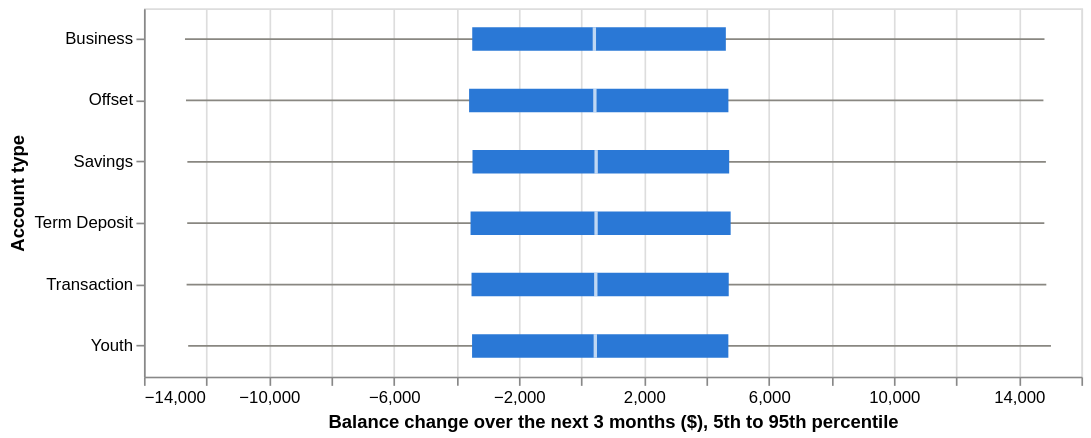

Here is the notebook cell this chart was saved with:
### Code cell
quantiles = (
    by_type.groupby("account_type")["future_change"]
    .quantile([0.05, 0.25, 0.5, 0.75, 0.95])
    .unstack()
    .reset_index()
)
quantiles.columns = ["account_type", "p05", "p25", "p50", "p75", "p95"]
base = alt.Chart(quantiles).encode(y=alt.Y("account_type:N", title="Account type"))
(
    base.mark_rule(color="#898781").encode(
        x=alt.X(
            "p05:Q",
            title=f"Balance change over the next {HORIZON} months ($), 5th to 95th percentile",
        ),
        x2="p95:Q",
    )
    + base.mark_bar(color="#2a78d6", height=14).encode(x="p25:Q", x2="p75:Q")
    + base.mark_tick(color="white", thickness=2, size=14).encode(x="p50:Q")
).properties(width=560, height=220)

### Figure 1 — Vega-Lite specification as saved in the notebook (floating-point values rounded to 4 significant figures)
{"config": {"view": {"continuousWidth": 300, "continuousHeight": 300}}, "layer": [{"mark": {"type": "rule", "color": "#898781"}, "encoding": {"x": {"field": "p05", "title": "Balance change over the next 3 months ($), 5th to 95th percentile", "type": "quantitative"}, "x2": {"field": "p95"}, "y": {"field": "account_type", "title": "Account type", "type": "nominal"}}}, {"mark": {"type": "bar", "color": "#2a78d6", "height": 14}, "encoding": {"x": {"field": "p25", "type": "quantitative"}, "x2": {"field": "p75"}, "y": {"field": "account_type", "title": "Account type", "type": "nominal"}}}, {"mark": {"type": "tick", "color": "white", "size": 14, "thickness": 2}, "encoding": {"x": {"field": "p50", "type": "quantitative"}, "y": {"field": "account_type", "title": "Account type", "type": "nominal"}}}], "data": {"name": "data-a3dd310658e485f44241138a24c2be76"}, "height": 220, "width": 560, "$schema": "https://vega.github.io/schema/vega-lite/v5.20.1.json", "datasets": {"data-a3dd310658e485f44241138a24c2be76": [{"account_type": "Business", "p05": -12690.0, "p25": -3495.0, "p50": 413.7, "p75": 4621.0, "p95": 14820.0}, {"account_type": "Offset", "p05": -12660.0, "p25": -3595.0, "p50": 430.6, "p75": 4703.0, "p95": 14780.0}, {"account_type": "Savings", "p05": -12610.0, "p25": -3486.0, "p50": 470.7, "p75": 4728.0, "p95": 14860.0}, {"account_type": "Term Deposit", "p05": -12620.0, "p25": -3549.0, "p50": 468.2, "p75": 4776.0, "p95": 14810.0}, {"account_type": "Transaction", "p05": -12640.0, "p25": -3518.0, "p50": 459.5, "p75": 4714.0, "p95": 14880.0}, {"account_type": "Youth", "p05": -12580.0, "p25": -3500.0, "p50": 444.0, "p75": 4702.0, "p95": 15030.0}]}}
